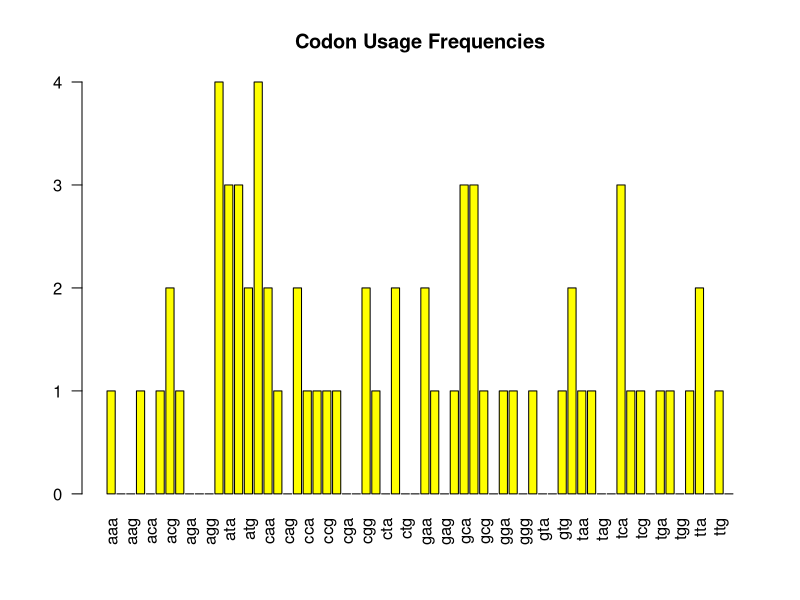
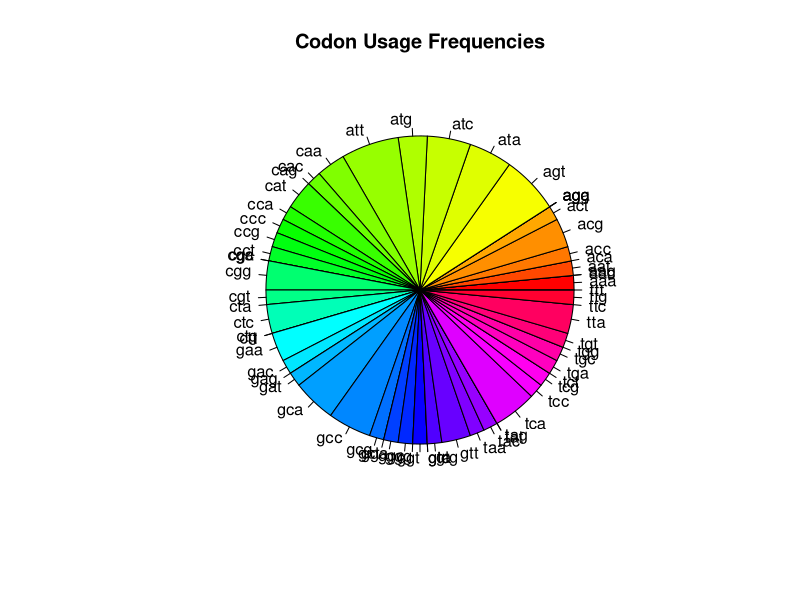
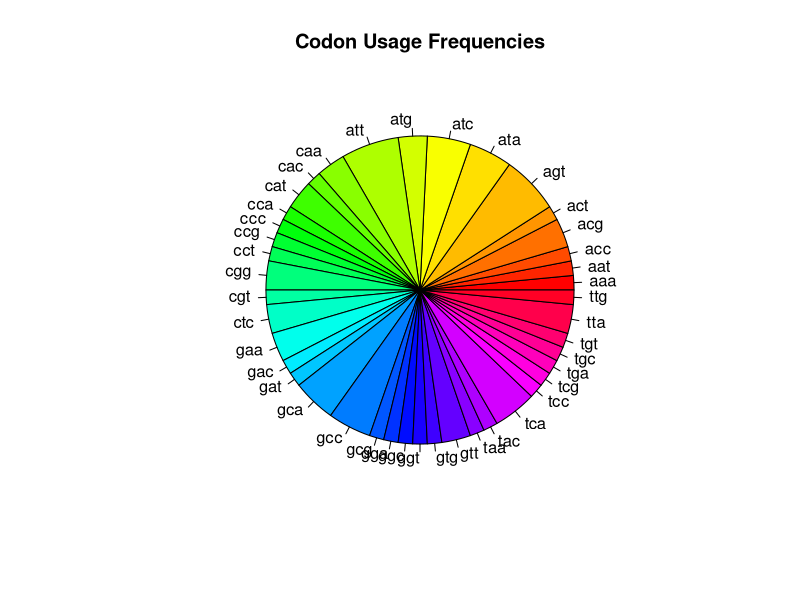

Write the R code that produced these figures, in order.
#load the seqinr package

library(seqinr)

# Set the desired sequence length
sequence_length <- 200

# Define the DNA bases
bases <- c("A", "T", "G", "C")

# Generate a random DNA sequence
random_dna <- sample(bases, sequence_length, replace = TRUE)
random_dna



# Calculate codon frequencies
codon_counts <- uco(random_dna, frame = 0, index = "eff")
codon_counts

# Visualize the codon frequencies
barplot(codon_counts, main="Codon Usage Frequencies", col="yellow", las=2)

pie(codon_counts, main="Codon Usage Frequencies", col=rainbow(length(codon_counts)))


# Filter out codons with zero counts
codon_counts <- codon_counts[codon_counts > 0]

# Create the pie chart without zeros
pie(codon_counts, labels = names(codon_counts), main="Codon Usage Frequencies", col=rainbow(length(codon_counts)))
